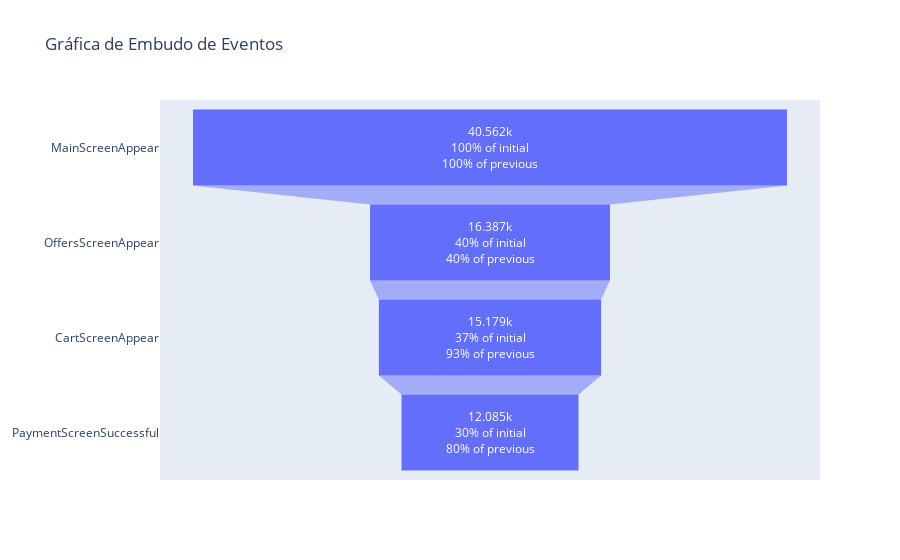

The code cell stored with this chart in its notebook:
### Markdown cell above
**Eventos representados en la gráfica:**

1. **MainScreenAppear**: El evento con la mayor cantidad de usuarios, con **39,09k usuarios**. Es el punto inicial del embudo y representa el 100% tanto en términos absolutos como relativos.
   
2. **OffersScreenAppear**: De los usuarios que llegaron al primer evento, solo **15,179k** (aproximadamente el 39% de los usuarios iniciales) continuaron hacia este evento. Esto indica una caída significativa, con una retención del 39% respecto al evento inicial.
   
3. **CartScreenAppear**: Luego, **12,434k usuarios** pasan al evento del carrito de compras, lo que representa el 32% del total de usuarios iniciales. También hay una retención del **82%** respecto al evento inmediatamente anterior (OffersScreenAppear).

4. **PaymentScreenSuccessful**: Finalmente, **9,981k usuarios** completaron el proceso de pago, representando el **26%** del total inicial y el **80%** de los que llegaron al evento anterior (CartScreenAppear).

### Code cell
embudo(b)

### Figure 1 — Plotly figure (JSON) as saved in the notebook; plotly's stock layout.template omitted (floating-point values rounded to 4 significant figures)
{"data": [{"textinfo": "value+percent previous+percent initial", "type": "funnel", "x": [40562, 16387, 15179, 12085], "y": ["MainScreenAppear", "OffersScreenAppear", "CartScreenAppear", "PaymentScreenSuccessful"]}], "layout": {"title": {"text": "Gráfica de Embudo de Eventos"}}}
